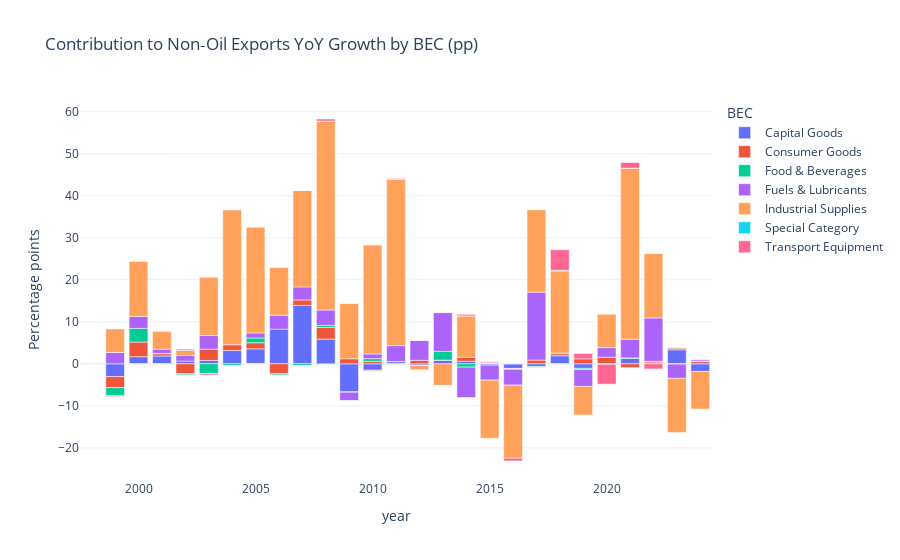

Notebook source saved alongside this figure:
### Code cell
import plotly.express as px
fig19 = px.bar(contrib_pp, x="year", y="contrib_pp", color="BEC",
               title="Contribution to Non‑Oil Exports YoY Growth by BEC (pp)",
               labels={"contrib_pp":"Percentage points"})
fig19.update_layout(barmode="relative", template="plotly_white")
fig19.show()

### Figure 1 — Plotly figure (JSON) as saved in the notebook; plotly's stock layout.template omitted (floating-point values rounded to 4 significant figures)
{"data": [{"hovertemplate": "BEC=Capital Goods<br>year=%{x}<br>Percentage points=%{y}<extra></extra>", "legendgroup": "Capital Goods", "marker": {"color": "#636efa", "pattern": {"shape": ""}}, "name": "Capital Goods", "orientation": "v", "showlegend": true, "textposition": "auto", "type": "bar", "x": [1998, 1999, 2000, 2001, 2002, 2003, 2004, 2005, 2006, 2007, 2008, 2009, 2010, 2011, 2012, 2013, 2014, 2015, 2016, 2017, 2018, 2019, 2020, 2021, 2022, 2023, 2024], "xaxis": "x", "y": [NaN, -3.039, 1.7, 1.86, 0.6481, 0.8074, 3.183, 3.565, 8.255, 13.89, 5.887, -6.695, -1.553, 0.5088, -0.3665, 0.8627, 0.6087, -0.3211, -1.099, -0.6539, 1.92, -1.088, 0.001228, 1.309, 0.03174, 3.342, -1.81], "yaxis": "y"}, {"hovertemplate": "BEC=Consumer Goods<br>year=%{x}<br>Percentage points=%{y}<extra></extra>", "legendgroup": "Consumer Goods", "marker": {"color": "#EF553B", "pattern": {"shape": ""}}, "name": "Consumer Goods", "orientation": "v", "showlegend": true, "textposition": "auto", "type": "bar", "x": [1998, 1999, 2000, 2001, 2002, 2003, 2004, 2005, 2006, 2007, 2008, 2009, 2010, 2011, 2012, 2013, 2014, 2015, 2016, 2017, 2018, 2019, 2020, 2021, 2022, 2023, 2024], "xaxis": "x", "y": [NaN, -2.639, 3.478, 0.5472, -2.355, 2.68, 1.348, 1.444, -2.383, 1.307, 2.762, 1.206, 0.5742, 0.02516, 0.8252, 0.02641, 0.9519, 0.09115, -0.1126, 0.8935, 0.4878, 1.186, 1.577, -0.9044, 0.398, 0.4408, 0.5163], "yaxis": "y"}, {"hovertemplate": "BEC=Food & Beverages<br>year=%{x}<br>Percentage points=%{y}<extra></extra>", "legendgroup": "Food & Beverages", "marker": {"color": "#00cc96", "pattern": {"shape": ""}}, "name": "Food & Beverages", "orientation": "v", "showlegend": true, "textposition": "auto", "type": "bar", "x": [1998, 1999, 2000, 2001, 2002, 2003, 2004, 2005, 2006, 2007, 2008, 2009, 2010, 2011, 2012, 2013, 2014, 2015, 2016, 2017, 2018, 2019, 2020, 2021, 2022, 2023, 2024], "xaxis": "x", "y": [NaN, -1.985, 3.246, 0.07891, -0.2446, -2.353, -0.4715, 1.134, -0.321, -0.443, 0.4982, -0.06672, 0.6613, -0.0791, -0.03491, 2.085, -0.7897, 0.1706, -0.1012, -0.1723, -0.008353, -0.2791, -0.05449, 0.09394, 0.1652, -0.08883, 0.03625], "yaxis": "y"}, {"hovertemplate": "BEC=Fuels & Lubricants<br>year=%{x}<br>Percentage points=%{y}<extra></extra>", "legendgroup": "Fuels & Lubricants", "marker": {"color": "#ab63fa", "pattern": {"shape": ""}}, "name": "Fuels & Lubricants", "orientation": "v", "showlegend": true, "textposition": "auto", "type": "bar", "x": [1998, 1999, 2000, 2001, 2002, 2003, 2004, 2005, 2006, 2007, 2008, 2009, 2010, 2011, 2012, 2013, 2014, 2015, 2016, 2017, 2018, 2019, 2020, 2021, 2022, 2023, 2024], "xaxis": "x", "y": [NaN, 2.687, 2.837, 1.001, 1.329, 3.248, -0.00437, 1.204, 3.302, 3.104, 3.652, -1.992, 1.112, 3.796, 4.739, 9.222, -7.225, -3.565, -3.761, 16.16, 0.173, -4.009, 2.262, 4.451, 10.32, -3.375, 0.4215], "yaxis": "y"}, {"hovertemplate": "BEC=Industrial Supplies<br>year=%{x}<br>Percentage points=%{y}<extra></extra>", "legendgroup": "Industrial Supplies", "marker": {"color": "#FFA15A", "pattern": {"shape": ""}}, "name": "Industrial Supplies", "orientation": "v", "showlegend": true, "textposition": "auto", "type": "bar", "x": [1998, 1999, 2000, 2001, 2002, 2003, 2004, 2005, 2006, 2007, 2008, 2009, 2010, 2011, 2012, 2013, 2014, 2015, 2016, 2017, 2018, 2019, 2020, 2021, 2022, 2023, 2024], "xaxis": "x", "y": [NaN, 5.597, 13.15, 4.24, 1.221, 13.86, 32.13, 25.14, 11.36, 22.96, 44.95, 13.18, 25.9, 39.56, -1.072, -5.152, 9.846, -13.81, -17.36, 19.63, 19.52, -6.85, 7.956, 40.69, 15.36, -12.89, -8.964], "yaxis": "y"}, {"hovertemplate": "BEC=Special Category<br>year=%{x}<br>Percentage points=%{y}<extra></extra>", "legendgroup": "Special Category", "marker": {"color": "#19d3f3", "pattern": {"shape": ""}}, "name": "Special Category", "orientation": "v", "showlegend": true, "textposition": "auto", "type": "bar", "x": [1998, 1999, 2000, 2001, 2002, 2003, 2004, 2005, 2006, 2007, 2008, 2009, 2010, 2011, 2012, 2013, 2014, 2015, 2016, 2017, 2018, 2019, 2020, 2021, 2022, 2023, 2024], "xaxis": "x", "y": [NaN, -0.001975, -0.005606, -0.0005365, 4.736e-05, -4.694e-05, 0.0001338, -4.152e-05, -4.284e-05, 0.0, 0.0001479, 0.01402, -0.01336, 0.0, 0.0, 0.0, 0.0, 0.0, 0.0, 0.0, 0.1401, -0.04875, -0.06811, 0.0, 0.0, 0.0, 0.003447], "yaxis": "y"}, {"hovertemplate": "BEC=Transport Equipment<br>year=%{x}<br>Percentage points=%{y}<extra></extra>", "legendgroup": "Transport Equipment", "marker": {"color": "#FF6692", "pattern": {"shape": ""}}, "name": "Transport Equipment", "orientation": "v", "showlegend": true, "textposition": "auto", "type": "bar", "x": [1998, 1999, 2000, 2001, 2002, 2003, 2004, 2005, 2006, 2007, 2008, 2009, 2010, 2011, 2012, 2013, 2014, 2015, 2016, 2017, 2018, 2019, 2020, 2021, 2022, 2023, 2024], "xaxis": "x", "y": [NaN, -0.1361, 0.0001132, 0.1109, 0.2894, -0.3171, -0.01438, -0.01896, 0.06609, -0.04916, 0.4974, -0.05423, -0.1989, 0.1803, -0.02682, -0.008836, 0.3689, 0.232, -0.6881, -0.1111, 4.903, 1.265, -4.716, 1.349, -1.231, 0.0914, 0.118], "yaxis": "y"}], "layout": {"barmode": "relative", "legend": {"title": {"text": "BEC"}, "tracegroupgap": 0}, "title": {"text": "Contribution to Non‑Oil Exports YoY Growth by BEC (pp)"}, "xaxis": {"anchor": "y", "domain": [0, 1], "title": {"text": "year"}}, "yaxis": {"anchor": "x", "domain": [0, 1], "title": {"text": "Percentage points"}}}}
